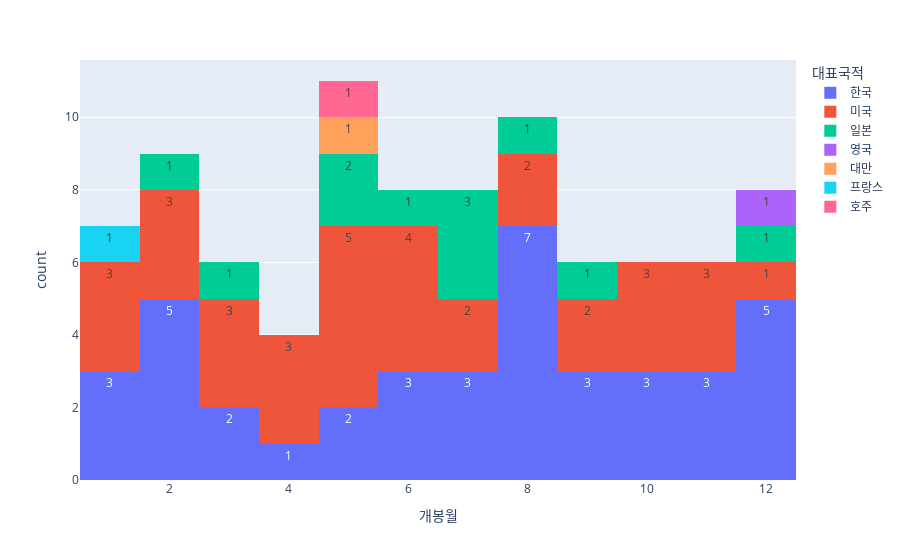

Notebook code for this chart:
### Code cell
fig = px.histogram( ## plotly.express의 히스토그램 함수
    (df_boxoffice.filter(pl.col('개봉일').dt.year() == 2024, pl.col('순위') <= 100)
    .with_columns(pl.col('개봉일').dt.month().alias('개봉월'))), ## 순위 100위 이하 필터링
    ## X축에 상영횟수 열을 매핑하고 bin의 수를 20개로 설정
    x = "개봉월", nbins = 12, color = '대표국적', text_auto = True)
fig.show()

### Figure 1 — Plotly figure (JSON) as saved in the notebook; plotly's stock layout.template omitted (floating-point values rounded to 4 significant figures)
{"data": [{"bingroup": "x", "hovertemplate": "대표국적=한국<br>개봉월=%{x}<br>count=%{y}<extra></extra>", "legendgroup": "한국", "marker": {"color": "#636efa", "pattern": {"shape": ""}}, "name": "한국", "nbinsx": 12, "orientation": "v", "showlegend": true, "texttemplate": "%{value}", "type": "histogram", "x": [2, 4, 9, 7, 12, 12, 7, 6, 6, 1, 1, 8, 5, 2, 11, 3, 10, 11, 8, 7, 10, 6, 10, 5, 8, 8, 2, 2, 8, 12, 12, 9, 9, 8, 2, 3, 11, 8, 1, 12], "xaxis": "x", "yaxis": "y"}, {"bingroup": "x", "hovertemplate": "대표국적=미국<br>개봉월=%{x}<br>count=%{y}<extra></extra>", "legendgroup": "미국", "marker": {"color": "#EF553B", "pattern": {"shape": ""}}, "name": "미국", "nbinsx": 12, "orientation": "v", "showlegend": true, "texttemplate": "%{value}", "type": "histogram", "x": [6, 1, 11, 11, 2, 8, 7, 4, 10, 5, 7, 1, 11, 5, 10, 12, 8, 10, 6, 3, 5, 9, 1, 5, 6, 4, 3, 6, 2, 3, 9, 5, 2, 4], "xaxis": "x", "yaxis": "y"}, {"bingroup": "x", "hovertemplate": "대표국적=일본<br>개봉월=%{x}<br>count=%{y}<extra></extra>", "legendgroup": "일본", "marker": {"color": "#00cc96", "pattern": {"shape": ""}}, "name": "일본", "nbinsx": 12, "orientation": "v", "showlegend": true, "texttemplate": "%{value}", "type": "histogram", "x": [7, 5, 12, 2, 9, 3, 5, 7, 6, 7, 8], "xaxis": "x", "yaxis": "y"}, {"bingroup": "x", "hovertemplate": "대표국적=영국<br>개봉월=%{x}<br>count=%{y}<extra></extra>", "legendgroup": "영국", "marker": {"color": "#ab63fa", "pattern": {"shape": ""}}, "name": "영국", "nbinsx": 12, "orientation": "v", "showlegend": true, "texttemplate": "%{value}", "type": "histogram", "x": [12], "xaxis": "x", "yaxis": "y"}, {"bingroup": "x", "hovertemplate": "대표국적=대만<br>개봉월=%{x}<br>count=%{y}<extra></extra>", "legendgroup": "대만", "marker": {"color": "#FFA15A", "pattern": {"shape": ""}}, "name": "대만", "nbinsx": 12, "orientation": "v", "showlegend": true, "texttemplate": "%{value}", "type": "histogram", "x": [5], "xaxis": "x", "yaxis": "y"}, {"bingroup": "x", "hovertemplate": "대표국적=프랑스<br>개봉월=%{x}<br>count=%{y}<extra></extra>", "legendgroup": "프랑스", "marker": {"color": "#19d3f3", "pattern": {"shape": ""}}, "name": "프랑스", "nbinsx": 12, "orientation": "v", "showlegend": true, "texttemplate": "%{value}", "type": "histogram", "x": [1], "xaxis": "x", "yaxis": "y"}, {"bingroup": "x", "hovertemplate": "대표국적=호주<br>개봉월=%{x}<br>count=%{y}<extra></extra>", "legendgroup": "호주", "marker": {"color": "#FF6692", "pattern": {"shape": ""}}, "name": "호주", "nbinsx": 12, "orientation": "v", "showlegend": true, "texttemplate": "%{value}", "type": "histogram", "x": [5], "xaxis": "x", "yaxis": "y"}], "layout": {"barmode": "relative", "legend": {"title": {"text": "대표국적"}, "tracegroupgap": 0}, "margin": {"t": 60}, "xaxis": {"anchor": "y", "domain": [0, 1], "title": {"text": "개봉월"}}, "yaxis": {"anchor": "x", "domain": [0, 1], "title": {"text": "count"}}}}
